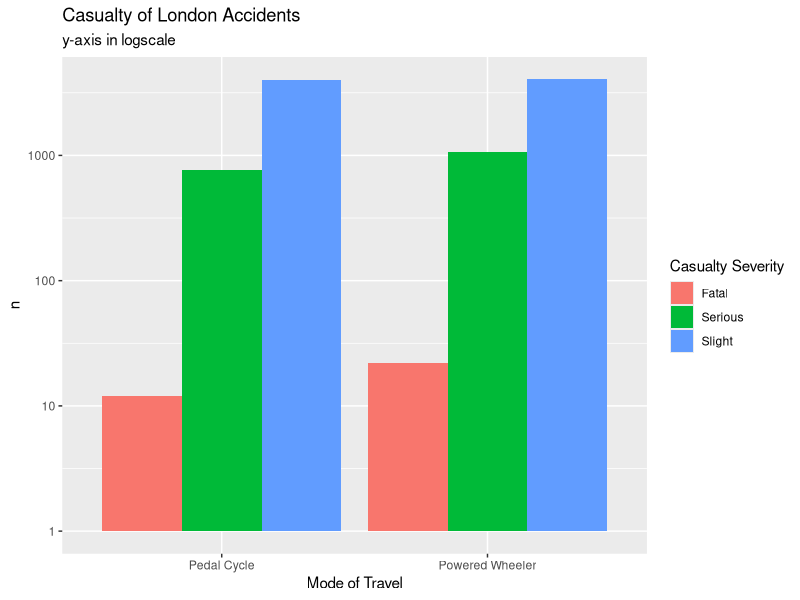
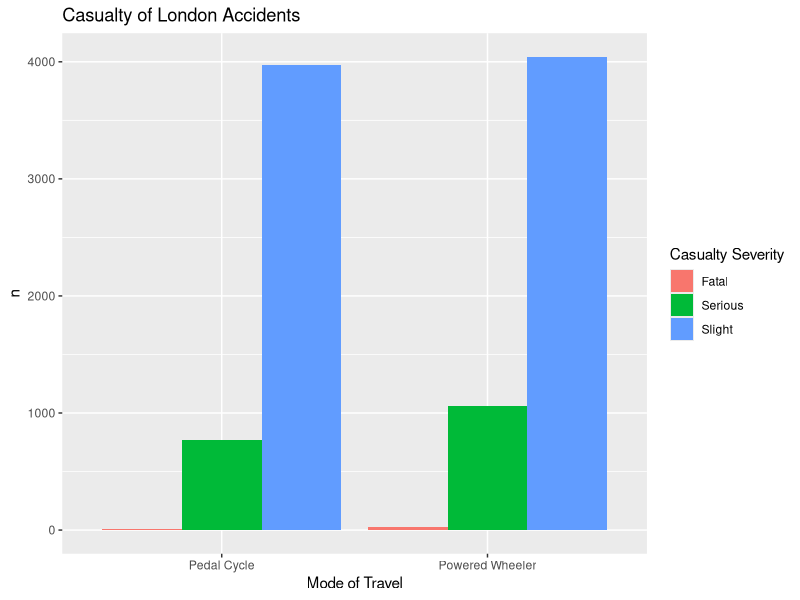
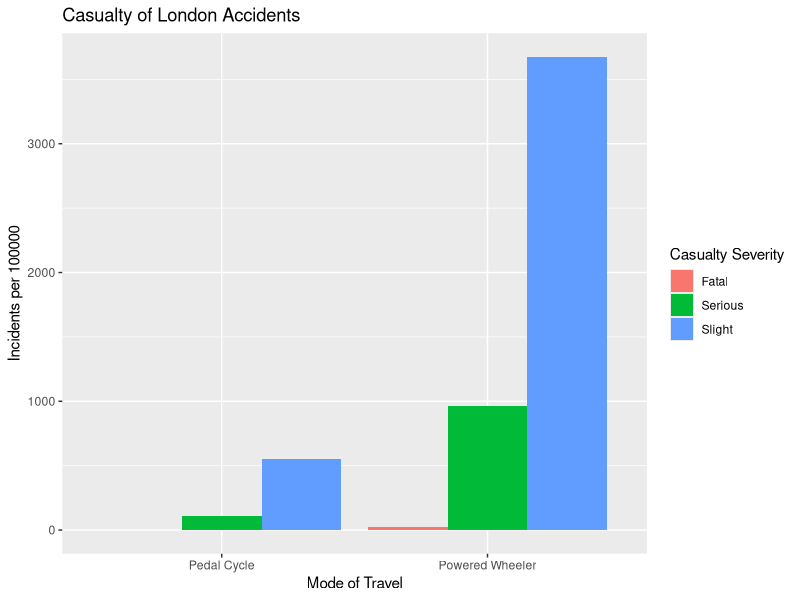
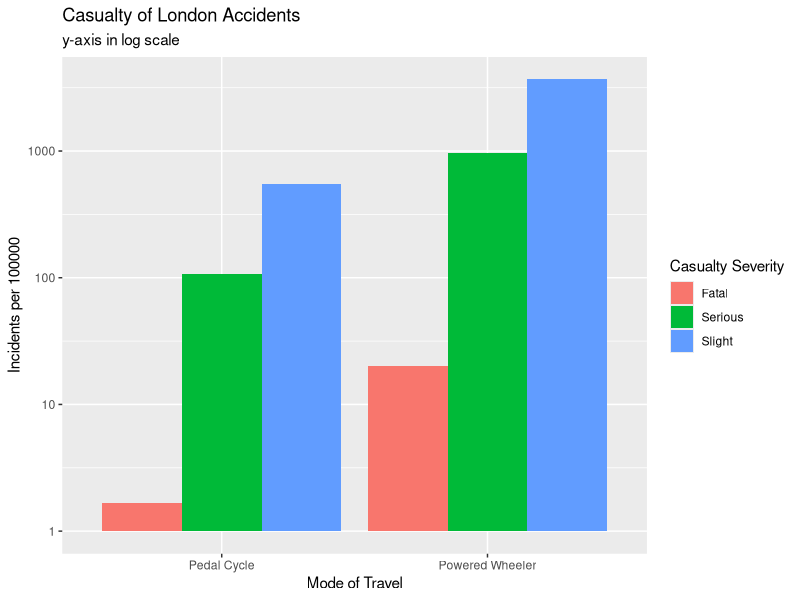

R code for these plots, in order:
library(readr)
library(dplyr)
library(ggplot2)
library(reshape2)
X2018_data_files_casualty <- read_csv("2018-data-files-casualty.csv")

# remove last column as it is empty as doesnt contain any relevant information
X2018_data_files_casualty$X16 <- NULL

# 15 Columns
ncol(X2018_data_files_casualty)

# 30591 rows
nrow(X2018_data_files_casualty)
X2018_data_files_casualty$`Casualty Severity`
by_TransMode <- X2018_data_files_casualty %>% group_by(`Mode of Travel`,`Casualty Severity`)

GroupSevMode <- by_TransMode %>% summarise(n=n())

GroupSevMode$`Mode of Travel` <- gsub("[1-9] ", "", GroupSevMode$`Mode of Travel`)
GroupSevMode$`Casualty Severity` <- gsub("[1-9] ", "", GroupSevMode$`Casualty Severity`)

GroupSevMode <- filter(GroupSevMode,`Mode of Travel`== "Pedal Cycle" | `Mode of Travel`== "Powered Wheeler" )

ggplot(GroupSevMode,aes(x = `Mode of Travel`,y = n)) + 
  geom_bar(aes(fill = `Casualty Severity`),stat = "identity",position = "dodge") + 
  scale_y_log10() + ggtitle("Casualty of London Accidents") +labs(y= "n", x = "Mode of Travel",
                                                                  subtitle = "y-axis in logscale")
ggplot(GroupSevMode,aes(x = `Mode of Travel`,y = n)) + 
  geom_bar(aes(fill = `Casualty Severity`),stat = "identity",position = "dodge") + ggtitle("Casualty of London Accidents") +labs(y= "n", x = "Mode of Travel")

write.table(GroupSevMode, sep = ",")

NumPowered2Wheelers <- 110000
NumPushBikerJourneys <- 721000 

GroupSevMode$perHundredThousand = 0

GroupSevMode <- GroupSevMode %>% mutate(is.cycle = `Mode of Travel` == "Pedal Cycle",
                                        perHundredThousand = ifelse(is.cycle, n/NumPushBikerJourneys*100000, perHundredThousand))
GroupSevMode <- GroupSevMode %>% mutate(is.wheeler = `Mode of Travel` == "Powered Wheeler",
                                        perHundredThousand = ifelse(is.wheeler, n/NumPowered2Wheelers*100000, perHundredThousand))

GroupSevMode$is.cycle <- NULL
GroupSevMode$is.wheeler <- NULL

ggplot(GroupSevMode,aes(x = `Mode of Travel`,y = perHundredThousand))+
  geom_bar(aes(fill = `Casualty Severity`),stat = "identity",position = "dodge") + ggtitle("Casualty of London Accidents") +labs(y= "Incidents per 100000", x = "Mode of Travel")

ggplot(GroupSevMode,aes(x = `Mode of Travel`,y = perHundredThousand))+scale_y_log10()+
  geom_bar(aes(fill = `Casualty Severity`),stat = "identity",position = "dodge") + ggtitle("Casualty of London Accidents") +
  labs(y= "Incidents per 100000", x = "Mode of Travel",subtitle = "y-axis in log scale")
